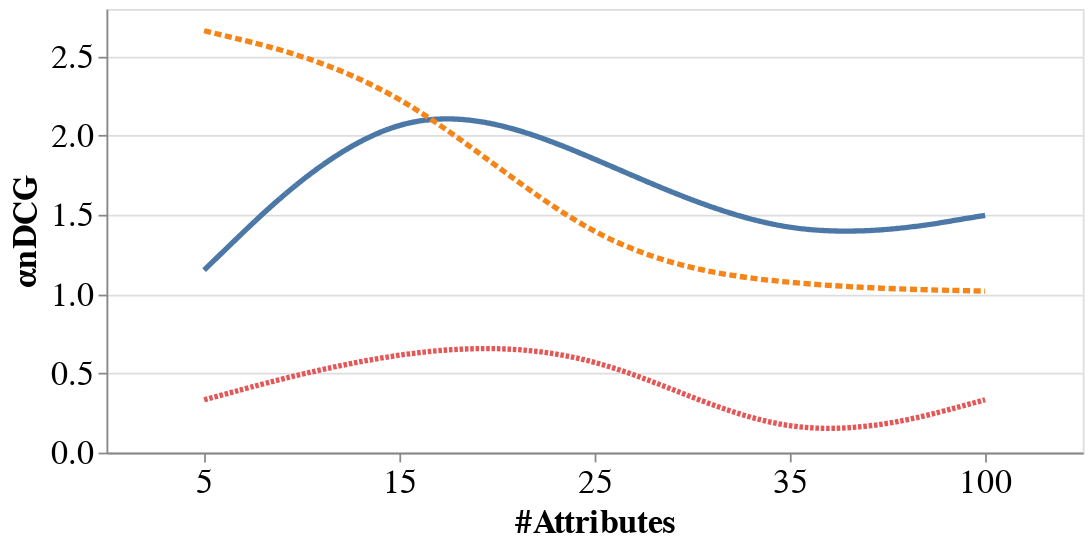

Notebook source saved alongside this figure:
### Code cell
graph_ndcg

### Figure 1 — Vega-Lite specification as saved in the notebook (floating-point values rounded to 4 significant figures)
{"config": {"view": {"continuousWidth": 400, "continuousHeight": 300}}, "data": {"name": "data-951131a9b0b9f2f1582ca1c13040e31a"}, "mark": {"type": "line", "interpolate": "basis", "strokeWidth": 3}, "encoding": {"color": {"type": "nominal", "field": "method", "legend": null, "title": ""}, "strokeDash": {"type": "nominal", "field": "method", "title": ""}, "x": {"type": "nominal", "axis": {"labelAngle": 0, "labelFontSize": 19, "title": "#Attributes", "titleFontSize": 19}, "field": "nb_attributes"}, "y": {"type": "quantitative", "axis": {"labelFontSize": 19, "title": "αnDCG", "titleFontSize": 19}, "field": "alpha_ndcg", "scale": {"zero": false}}}, "height": 250, "width": 550, "$schema": "https://vega.github.io/schema/vega-lite/v4.8.1.json", "datasets": {"data-951131a9b0b9f2f1582ca1c13040e31a": [{"method": "  SMORL", "nb_attributes": 5, "sess": 0, "time": 0.0256, "attr_precision": 0.0, "precision": 0.5333, "recall": 0.1786, "diversity": 0.5026, "alpha_ndcg": 1.152, "harmo": 0.5175}, {"method": "  SMORL", "nb_attributes": 15, "sess": 0, "time": 0.02544, "attr_precision": 0.0, "precision": 0.7667, "recall": 0.2556, "diversity": 0.4994, "alpha_ndcg": 2.341, "harmo": 0.6048}, {"method": "  SMORL", "nb_attributes": 25, "sess": 0, "time": 0.02637, "attr_precision": 0.0, "precision": 0.7333, "recall": 0.2444, "diversity": 0.5048, "alpha_ndcg": 1.869, "harmo": 0.598}, {"method": "  SMORL", "nb_attributes": 35, "sess": 0, "time": 0.02709, "attr_precision": 0.0, "precision": 0.5333, "recall": 0.1778, "diversity": 0.4992, "alpha_ndcg": 1.293, "harmo": 0.5157}, {"method": "  SMORL", "nb_attributes": 100, "sess": 0, "time": 0.02686, "attr_precision": 0.0, "precision": 0.5333, "recall": 0.1778, "diversity": 0.514, "alpha_ndcg": 1.497, "harmo": 0.5235}, {"method": "  SWAP", "nb_attributes": 5, "sess": 0, "time": 0.0758, "attr_precision": 0.0, "precision": 0.9333, "recall": 0.3127, "diversity": 0.5238, "alpha_ndcg": 2.662, "harmo": 0.671}, {"method": "  SWAP", "nb_attributes": 15, "sess": 0, "time": 0.2151, "attr_precision": 0.0, "precision": 0.8, "recall": 0.2667, "diversity": 0.5334, "alpha_ndcg": 2.366, "harmo": 0.64}, {"method": "  SWAP", "nb_attributes": 25, "sess": 0, "time": 0.353, "attr_precision": 0.0, "precision": 0.5333, "recall": 0.1778, "diversity": 0.5356, "alpha_ndcg": 1.243, "harmo": 0.5345}, {"method": "  SWAP", "nb_attributes": 35, "sess": 0, "time": 0.4915, "attr_precision": 0.0, "precision": 0.4, "recall": 0.1333, "diversity": 0.5335, "alpha_ndcg": 1.047, "harmo": 0.4572}, {"method": "  SWAP", "nb_attributes": 100, "sess": 0, "time": 1.391, "attr_precision": 0.0, "precision": 0.4, "recall": 0.1333, "diversity": 0.5393, "alpha_ndcg": 1.019, "harmo": 0.4593}, {"method": " MMR", "nb_attributes": 5, "sess": 0, "time": 3.331, "attr_precision": 0.0, "precision": 0.06667, "recall": 0.02222, "diversity": 0.5609, "alpha_ndcg": 0.3333, "harmo": 0.1192}, {"method": " MMR", "nb_attributes": 15, "sess": 0, "time": 10.09, "attr_precision": 0.0, "precision": 0.1333, "recall": 0.04444, "diversity": 0.5678, "alpha_ndcg": 0.6667, "harmo": 0.216}, {"method": " MMR", "nb_attributes": 25, "sess": 0, "time": 16.73, "attr_precision": 0.0, "precision": 0.2, "recall": 0.06667, "diversity": 0.5696, "alpha_ndcg": 0.6872, "harmo": 0.296}, {"method": " MMR", "nb_attributes": 35, "sess": 0, "time": 23.39, "attr_precision": 0.0, "precision": 0.0, "recall": 0.0, "diversity": 0.5657, "alpha_ndcg": 0.0, "harmo": 0.0}, {"method": " MMR", "nb_attributes": 100, "sess": 0, "time": 66.22, "attr_precision": 0.0, "precision": 0.06667, "recall": 0.02222, "diversity": 0.5696, "alpha_ndcg": 0.3333, "harmo": 0.1194}]}}
